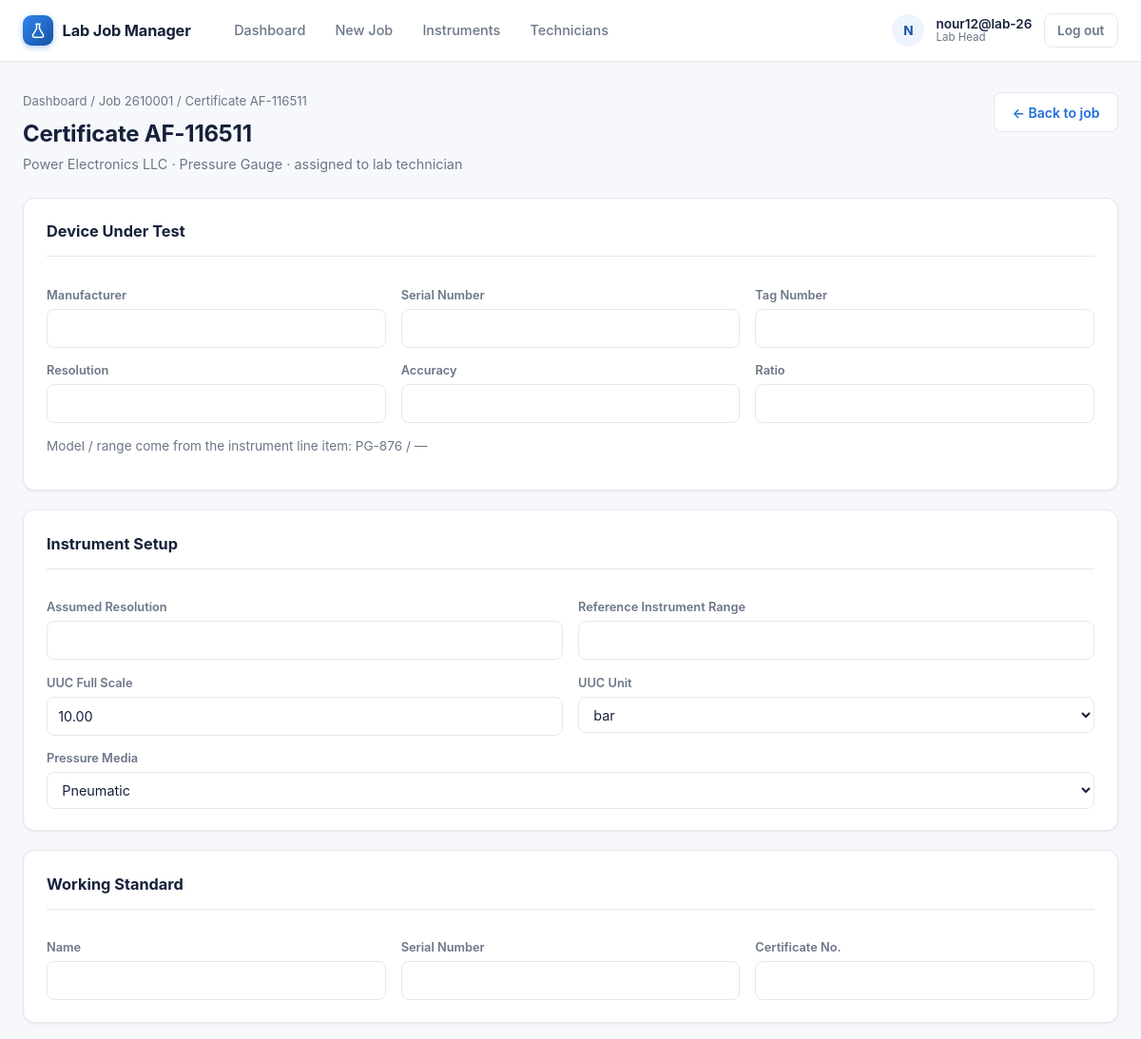
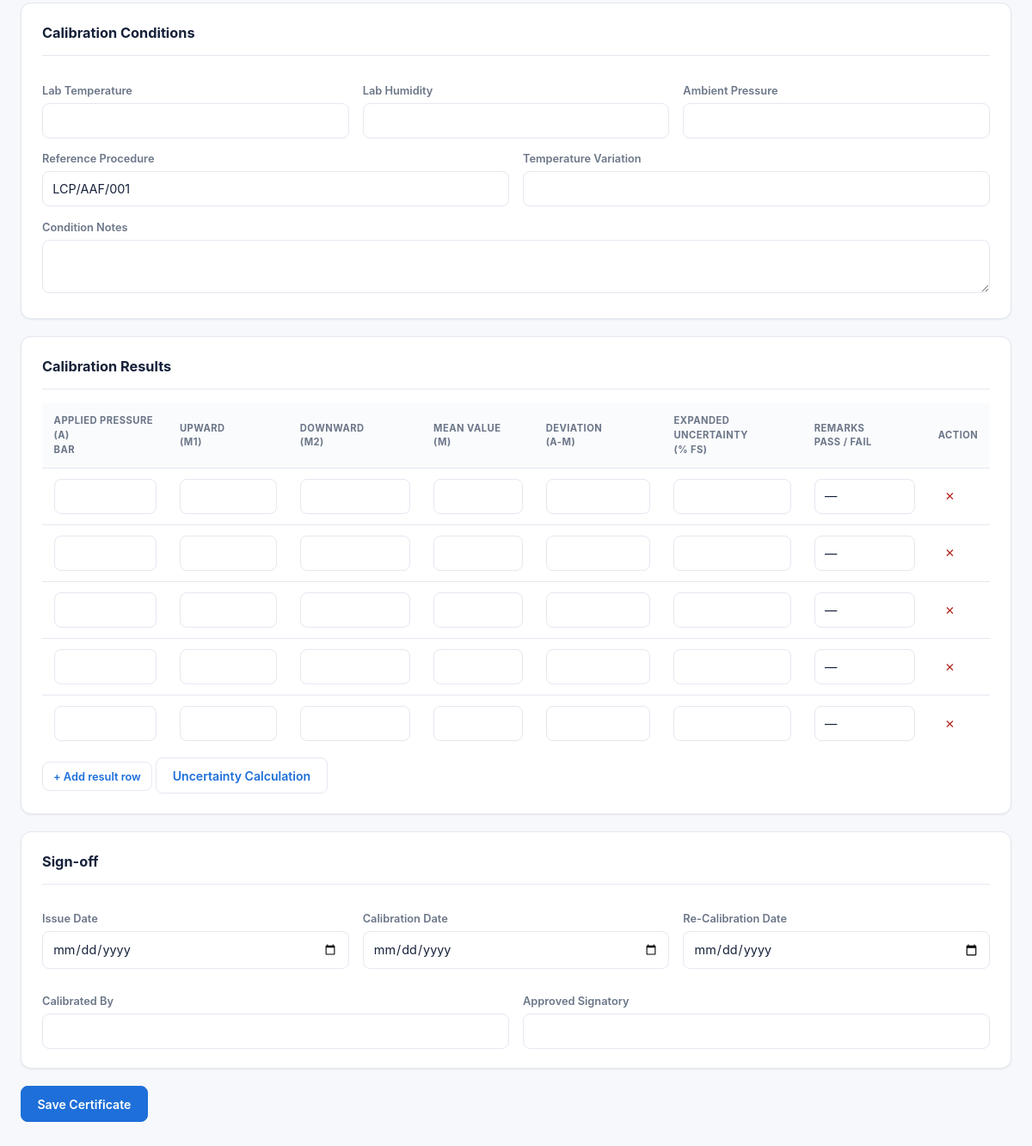
/certificates/93/ (signed in), run on the app's committed database (2 pictures, top to bottom).
### labmanager/models.py (models this page shows, shortened)
class User(AbstractUser):
    class Role(models.TextChoices):
        LAB_HEAD = "head", "Lab Head"
        TECHNICIAN = "technician", "Lab Technician"
    role = models.CharField(max_length=20, choices=Role.choices, default=Role.LAB_HEAD)
    @property
    def is_lab_head(self):
        return self.role == self.Role.LAB_HEAD
    def __str__(self):
        return self.get_full_name() or self.username

class Certificate(models.Model):
    job = models.ForeignKey(Job, on_delete=models.CASCADE, related_name="certificates")
    number = models.CharField(max_length=20, unique=True, editable=False)
    line_item = models.ForeignKey(
        "JobLineItem",
        on_delete=models.SET_NULL,
        null=True,
        blank=True,
        related_name="certificates"
    )
    device_serial = models.CharField(max_length=100, blank=True)
    device_manufacturer = models.CharField(max_length=150, blank=True)
    device_tag_number = models.CharField(max_length=100, blank=True)
    device_resolution = models.DecimalField(
        max_digits=20,
        decimal_places=2,
        null=True,
        blank=True,
    )
    device_accuracy = models.CharField(max_length=100, blank=True)
    device_ratio = models.DecimalField(
        max_digits=20,
        decimal_places=2,
        null=True,
        blank=True,
    )
    reference_instrument_range = models.DecimalField(
        max_digits=20,
        decimal_places=2,
        null=True,
        blank=True,
    )
    uuc_full_scale = models.DecimalField(
        max_digits=20,
        decimal_places=2,
        null=True,
        blank=True,
    )
    uuc_unit = models.CharField(
        max_length=20,
        blank=True,
    )
    pressure_media = models.CharField(
        max_length=30,
        blank=True,
    )
    working_standard_name = models.CharField(max_length=150, blank=True)
    working_standard_serial = models.CharField(max_length=100, blank=True)
    working_standard_certificate_no = models.CharField(max_length=100, blank=True)
    lab_temperature = models.CharField(max_length=50, blank=True)
    lab_humidity = models.CharField(max_length=50, blank=True)
    ambient_pressure = models.CharField(max_length=50, blank=True)
    reference_procedure = models.CharField(max_length=150, blank=True)
    temperature_variation = models.CharField(max_length=50, blank=True)
    condition_notes = models.TextField(blank=True)
    calibration_date = models.DateField(null=True, blank=True)
    re_calibration_date = models.DateField(null=True, blank=True)
    issue_date = models.DateField(null=True, blank=True)
    calibrated_by = models.CharField(max_length=150, blank=True)
    approved_signatory = models.CharField(max_length=150, blank=True)
    class Meta:
        ordering = ["number"]

class Job(models.Model):
    job_number = models.CharField(max_length=20, unique=True, editable=False)
    customer_name = models.CharField(max_length=200)
    customer_address = models.TextField(blank=True)
    po_number = models.CharField(max_length=100)
    quantity = models.PositiveIntegerField(help_text="Total number of certificates for this job")
    committed_date = models.DateField(null=True, blank=True)
    created_by = models.ForeignKey(User, on_delete=models.PROTECT, related_name="jobs_created")
    created_at = models.DateTimeField(auto_now_add=True)
    class Meta:
        ordering = ["-created_at"]

class JobLineItem(models.Model):
    job = models.ForeignKey(Job, on_delete=models.CASCADE, related_name="line_items")
    instrument = models.ForeignKey(Instrument, on_delete=models.PROTECT, related_name="line_items")
    model = models.CharField(max_length=150, blank=True)
    range_from = models.DecimalField(max_digits=12, decimal_places=2, null=True, blank=True)
    range_to = models.DecimalField(max_digits=12, decimal_places=2, null=True, blank=True)
    unit = models.CharField(max_length=50, blank=True, null=True, choices=UNIT_CHOICES)
    quantity = models.PositiveIntegerField(default=1)
    assigned_to = models.ForeignKey(User, on_delete=models.PROTECT,  related_name="assigned_line_items", limit_choices_to={"role": User.Role.TECHNICIAN},)
    calibration_points = models.PositiveIntegerField(default=1)
    calibration_validity_value = models.PositiveIntegerField(
        null=True,
        blank=True,
        verbose_name="Calibration Validity",
    )
    calibration_validity_unit = models.CharField(
        max_length=10,
        choices=CALIBRATION_VALIDITY_UNIT_CHOICES,
        default="years",
        blank=True,
    )
    reference_procedure = models.CharField(max_length=150, blank=True, choices=REFERENCE_PROCEDURE_CHOICES)

class Instrument(models.Model):
    name = models.CharField(max_length=150, unique=True)
    default_model = models.CharField(max_length=150, blank=True)
    default_range = models.CharField(max_length=150, blank=True)
    is_active = models.BooleanField(default=True)
    created_at = models.DateTimeField(auto_now_add=True)
    class Meta:
        ordering = ["name"]
    def __str__(self):
        return self.name

### labmanager/views.py (the view, shortened to what this page needs)
# urls.py: path("certificates/<int:pk>/", views.certificate_detail, name="certificate_detail"),
@login_required
def certificate_detail(request, pk):
    certificate = get_object_or_404(
        Certificate.objects.select_related("line_item"),
        pk=pk
    )
    if not _can_edit_certificate(request.user, certificate):
        messages.error(
            request,
            "You do not have access to that certificate."
        )
        return redirect("dashboard")
    ResultFormSet = get_calibration_result_formset(certificate)
    cert_form = CertificateForm(
        request.POST or None,
        instance=certificate
    )
    result_formset = ResultFormSet(
        request.POST or None,
        instance=certificate,
        prefix="results"
    )
    return render(
        request,
        "labmanager/certificate_detail.html",
        {
            "certificate": certificate,
            "cert_form": cert_form,
            "result_formset": result_formset,
        },
    )

### labmanager/forms.py (called while the page is built)
def get_calibration_result_formset(certificate):
    calibration_points = 1
    if certificate.line_item:
        calibration_points = certificate.line_item.calibration_points or 1
    existing_results = certificate.results.count()
    extra_rows = max(calibration_points - existing_results, 0)
    return inlineformset_factory(
        Certificate,
        CalibrationResult,
        form=CalibrationResultForm,
        extra=extra_rows,
        can_delete=True,
    )

### labmanager/views.py (called while the page is built)
def _can_edit_certificate(user, certificate):
    if user.is_lab_head:
        return True
    return bool(certificate.line_item and certificate.line_item.assigned_to_id == user.id)

### labmanager/templates/labmanager/certificate_detail.html (shortened to what this page needs)
{% extends "labmanager/base.html" %}
{% block content %}
<div class="page-header">
    <div>
        <div class="breadcrumb"><a href="{% url 'dashboard' %}">Dashboard</a> / <a href="{% url 'job_detail' certificate.job_id %}">Job {{ certificate.job.job_number }}</a> / Certificate {{ certificate.number }}</div>
        <h1>Certificate {{ certificate.number }}</h1>
        <p class="page-sub">
            {{ certificate.job.customer_name }}
            {% if certificate.line_item %}&middot; {{ certificate.line_item.instrument }} &middot; assigned to {{ certificate.line_item.assigned_to }}{% endif %}
        </p>
    </div>
    <a class="btn secondary" href="{% url 'job_detail' certificate.job_id %}">&larr; Back to job</a>
</div>
<form method="post">
    <div class="card">
        <h2>Device Under Test</h2>
        <div class="row">
            <div>
                <label>Manufacturer</label>
                {{ cert_form.device_manufacturer }}
            </div>
            <div>
                <label>Serial Number</label>
                {{ cert_form.device_serial }}
            </div>
            <div>
                <label>Tag Number</label>
                {{ cert_form.device_tag_number }}
            </div>
        </div>
        <div class="row">
            <div>
                <label>Resolution</label>
                {{ cert_form.device_resolution }}
            </div>
            <div>
                <label>Accuracy</label>
                {{ cert_form.device_accuracy }}
            </div>
            <div>
                <label>Ratio</label>
                {{ cert_form.device_ratio }}
            </div>
        </div>
        <p class="muted">Model / range come from the instrument line item: {{ certificate.line_item.model|default:"—" }} / {{ certificate.line_item.range|default:"—" }}</p>
    </div>
    <div class="card">
    <h2>Instrument Setup</h2>
    <div class="row">
        <div>
            <label>Assumed Resolution</label>
            <input
                type="text"
                id="assumed-resolution"
                readonly
            >
        </div>
        <div>
            <label>Reference Instrument Range</label>
            {{ cert_form.reference_instrument_range }}
        </div>
    </div>
    <div class="row">
        <div>
            <label>UUC Full Scale</label>
            {{ cert_form.uuc_full_scale }}
        </div>
        <div>
            <label>UUC Unit</label>
            {{ cert_form.uuc_unit }}
        </div>
    </div>
    <div class="row">
        <div>
            <label>Pressure Media</label>
            {{ cert_form.pressure_media }}
        </div>
    </div>
</div>
    <div class="card">
        <h2>Working Standard</h2>
        <div class="row">
            <div>
                <label>Name</label>
                {{ cert_form.working_standard_name }}
            </div>
            <div>
                <label>Serial Number</label>
                {{ cert_form.working_standard_serial }}
            </div>
            <div>
                <label>Certificate No.</label>
                {{ cert_form.working_standard_certificate_no }}
            </div>
        </div>
    </div>
    <div class="card">
        <h2>Calibration Conditions</h2>
        <div class="row">
            <div>
                <label>Lab Temperature</label>
                {{ cert_form.lab_temperature }}
            </div>
            <div>
                <label>Lab Humidity</label>
                {{ cert_form.lab_humidity }}
            </div>
            <div>
                <label>Ambient Pressure</label>
                {{ cert_form.ambient_pressure }}
            </div>
        </div>
        <div class="row">
            <div>
                <label>Reference Procedure</label>
                {{ cert_form.reference_procedure }}
            </div>
            <div>
                <label>Temperature Variation</label>
                {{ cert_form.temperature_variation }}
            </div>
        </div>
        <label>Condition Notes</label>
        {{ cert_form.condition_notes }}
    </div>
    <div class="card">
    <h2>Calibration Results</h2>
    <div style="overflow-x:auto;">
        <table id="results-table">
            <thead>
                <tr>
                    <th>Applied Pressure (A)<br>bar</th>
                    <th>Upward<br>(M1)</th>
                    <th>Downward<br>(M2)</th>
                    <th>Mean Value<br>(M)</th>
                    <th>Deviation<br>(A-M)</th>
                    <th>Expanded Uncertainty<br>(% FS)</th>
                    <th>Remarks<br>Pass / Fail</th>
                    <th>Action</th>
                </tr>
            </thead>
            <tbody id="results-body">
                {% for form in result_formset %}
                    <tr class="result-row">
                        <td>{{ form.applied_value }}</td>
                        <td>{{ form.upward_reading }}</td>
                        <td>{{ form.downward_reading }}</td>
                        <td>{{ form.mean_value }}</td>
                        <td>{{ form.deviation }}</td>
                        <td>{{ form.uncertainty }}</td>
                        <td>
                            <input
                                type="text"
                                class="pass-fail-field"
                                readonly
                                placeholder="—"
                            >
                        </td>
                        <td>
                            <button type="button" class="remove-row">✕</button>
                        </td>
                    </tr>
                    {% endfor %}
            </tbody>
        </table>
    </div>
    <button type="button"
            class="btn secondary small"
            id="add-result"
            style="margin-top:0.75rem;">
        + Add result row
    </button>
    <a href="{% url 'uncertainty' certificate.pk %}" class="btn secondary">Uncertainty Calculation</a>
</div>
    <div class="card">
        <h2>Sign-off</h2>
        <div class="row">
            <div>
                <label>Issue Date</label>
                {{ cert_form.issue_date }}
            </div>
            <div>
                <label>Calibration Date</label>
                {{ cert_form.calibration_date }}
            </div>
            <div>
                <label>Re-Calibration Date</label>
                {{ cert_form.re_calibration_date }}
            </div>
        </div>
        <div class="row">
            <div>
                <label>Calibrated By</label>
                {{ cert_form.calibrated_by }}
            </div>
            <div>
                <label>Approved Signatory</label>
                {{ cert_form.approved_signatory }}
            </div>
        </div>
    </div>
    <button type="submit" class="btn">Save Certificate</button>
</form>
{% endblock %}

### labmanager/templates/labmanager/base.html (shortened to what this page needs)
{% load static %}
<!DOCTYPE html>
<html lang="en">
<head>
    <link rel="stylesheet" href="{% static 'styles.css' %}">
</head>
<body>
    {% with current=request.resolver_match.url_name %}
    <header class="topbar">
        <div class="topbar-inner">
            <a class="brand" href="{% url 'dashboard' %}">
                <span class="brand-mark">
                    <svg width="18" height="18" viewBox="0 0 24 24" fill="none" xmlns="http://www.w3.org/2000/svg">
                        <path d="M9 3h6M10 3v6.5L4.6 18.6A2 2 0 0 0 6.3 21.5h11.4a2 2 0 0 0 1.7-2.9L14 9.5V3" stroke="currentColor" stroke-width="2" stroke-linecap="round" stroke-linejoin="round"/>
                    </svg>
                </span>
                Lab Job Manager
            </a>
            {% if user.is_authenticated %}
                <div class="nav-menu">
                    <nav class="nav-links">
                        <a class="nav-link {% if current == 'dashboard' %}active{% endif %}" href="{% url 'dashboard' %}">Dashboard</a>
                        {% if user.is_lab_head %}
                            <a class="nav-link {% if current == 'job_create' %}active{% endif %}" href="{% url 'job_create' %}">New Job</a>
                            <a class="nav-link {% if current == 'instrument_list' %}active{% endif %}" href="{% url 'instrument_list' %}">Instruments</a>
                            <a class="nav-link {% if current == 'technician_list' %}active{% endif %}" href="{% url 'technician_list' %}">Technicians</a>
                        {% endif %}
                    </nav>
                    <div class="nav-user">
                        <span class="nav-avatar">{{ user.username|slice:":1" }}</span>
                        <span class="nav-user-meta">
                            <span class="nav-user-name">{{ user.username }}</span>
                            <span class="nav-user-role">{% if user.is_lab_head %}Lab Head{% else %}Lab Technician{% endif %}</span>
                        </span>
                        <form method="post" action="{% url 'logout' %}" style="display: inline;">
                            <button type="submit" class="logout-btn">Log out</button>
                        </form>
                    </div>
                </div>
            {% else %}
                <div class="nav-auth">
                    <a class="nav-link {% if current == 'login' %}active{% endif %}" href="{% url 'login' %}">Log in</a>
                    <a class="nav-link {% if current == 'signup' %}active{% endif %}" href="{% url 'signup' %}">Sign up</a>
                </div>
            {% endif %}
        </div>
    </header>
    {% endwith %}
    <main class="container">
        {% block content %}{% endblock %}
    </main>
</body>
</html>

### data on the page
User: username "N", username "nour12@lab-26"
Certificate: job.job_number "2610001", number "AF-116511", job.customer_name "Power Electronics LLC", line_item.instrument "Pressure Gauge", line_item.assigned_to "lab technician", line_item.model "PG-876", line_item.range "—", uuc_full_scale "10.00", uuc_unit "bar", pressure_media "Pneumatic", reference_procedure "LCP/AAF/001"
